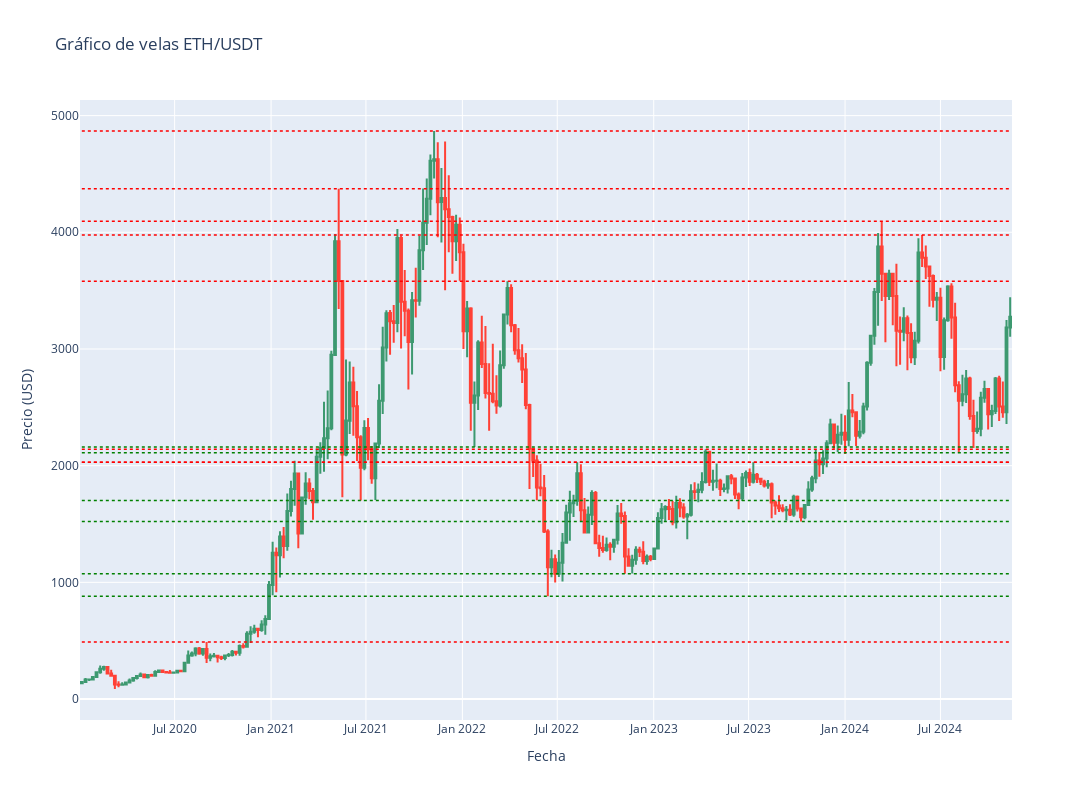

Notebook cell for this chart:
### Code cell
import plotly.graph_objects as go

# Crear una figura para el gráfico de velas
fig = go.Figure(data=[go.Candlestick(
    x=df['timestamp'],
    open=df['open'],
    high=df['high'],
    low=df['low'],
    close=df['close']
)])

# Agregar líneas horizontales para cada resistencia
for resistencia in df_resistencias['resistencia']:
    fig.add_shape(
        type="line",
        x0=df['timestamp'].min(), y0=resistencia,
        x1=df['timestamp'].max(), y1=resistencia,
        line=dict(color="red", width=1.5, dash="dot"),
        name="Resistencia"
    )

# Agregar líneas horizontales para cada soporte
for soporte in df_soportes['soporte']:
    fig.add_shape(
        type="line",
        x0=df['timestamp'].min(), y0=soporte,
        x1=df['timestamp'].max(), y1=soporte,
        line=dict(color="green", width=1.5, dash="dot"),
        name="Soporte"
    )

# Configurar el diseño del gráfico con un mayor tamaño y título actualizado para ETH
fig.update_layout(
    title="Gráfico de velas ETH/USDT",
    xaxis_title="Fecha",
    yaxis_title="Precio (USD)",
    xaxis_rangeslider_visible=False,  # Oculta el deslizador de rango
    width=1500,  # Ancho del gráfico
    height=800   # Altura del gráfico
)

# Mostrar el gráfico
fig.show()

### Figure 1 — Plotly figure (JSON) as saved in the notebook; plotly's stock layout.template omitted (floating-point values rounded to 4 significant figures; data arrays with more than 128 entries replaced by an {"elided": "..."} marker saying what was removed)
{"data": [{"close": {"elided": "254 float values"}, "high": {"elided": "254 float values"}, "low": {"elided": "254 float values"}, "open": {"elided": "254 float values"}, "type": "candlestick", "x": {"elided": "254 str values"}}], "layout": {"height": 800, "shapes": [{"line": {"color": "red", "dash": "dot", "width": 1.5}, "name": "Resistencia", "type": "line", "x0": "2020-01-06T00:00:00", "x1": "2024-11-11T00:00:00", "y0": 488.8, "y1": 488.8}, {"line": {"color": "red", "dash": "dot", "width": 1.5}, "name": "Resistencia", "type": "line", "x0": "2020-01-06T00:00:00", "x1": "2024-11-11T00:00:00", "y0": 4373.0, "y1": 4373.0}, {"line": {"color": "red", "dash": "dot", "width": 1.5}, "name": "Resistencia", "type": "line", "x0": "2020-01-06T00:00:00", "x1": "2024-11-11T00:00:00", "y0": 4868, "y1": 4868}, {"line": {"color": "red", "dash": "dot", "width": 1.5}, "name": "Resistencia", "type": "line", "x0": "2020-01-06T00:00:00", "x1": "2024-11-11T00:00:00", "y0": 3580.0, "y1": 3580.0}, {"line": {"color": "red", "dash": "dot", "width": 1.5}, "name": "Resistencia", "type": "line", "x0": "2020-01-06T00:00:00", "x1": "2024-11-11T00:00:00", "y0": 2030, "y1": 2030}, {"line": {"color": "red", "dash": "dot", "width": 1.5}, "name": "Resistencia", "type": "line", "x0": "2020-01-06T00:00:00", "x1": "2024-11-11T00:00:00", "y0": 2142.0, "y1": 2142.0}, {"line": {"color": "red", "dash": "dot", "width": 1.5}, "name": "Resistencia", "type": "line", "x0": "2020-01-06T00:00:00", "x1": "2024-11-11T00:00:00", "y0": 2029.0, "y1": 2029.0}, {"line": {"color": "red", "dash": "dot", "width": 1.5}, "name": "Resistencia", "type": "line", "x0": "2020-01-06T00:00:00", "x1": "2024-11-11T00:00:00", "y0": 4094.0, "y1": 4094.0}, {"line": {"color": "red", "dash": "dot", "width": 1.5}, "name": "Resistencia", "type": "line", "x0": "2020-01-06T00:00:00", "x1": "2024-11-11T00:00:00", "y0": 3977, "y1": 3977}, {"line": {"color": "green", "dash": "dot", "width": 1.5}, "name": "Soporte", "type": "line", "x0": "2020-01-06T00:00:00", "x1": "2024-11-11T00:00:00", "y0": 1700.0, "y1": 1700.0}, {"line": {"color": "green", "dash": "dot", "width": 1.5}, "name": "Soporte", "type": "line", "x0": "2020-01-06T00:00:00", "x1": "2024-11-11T00:00:00", "y0": 2159, "y1": 2159}, {"line": {"color": "green", "dash": "dot", "width": 1.5}, "name": "Soporte", "type": "line", "x0": "2020-01-06T00:00:00", "x1": "2024-11-11T00:00:00", "y0": 881.6, "y1": 881.6}, {"line": {"color": "green", "dash": "dot", "width": 1.5}, "name": "Soporte", "type": "line", "x0": "2020-01-06T00:00:00", "x1": "2024-11-11T00:00:00", "y0": 1074.0, "y1": 1074.0}, {"line": {"color": "green", "dash": "dot", "width": 1.5}, "name": "Soporte", "type": "line", "x0": "2020-01-06T00:00:00", "x1": "2024-11-11T00:00:00", "y0": 1521, "y1": 1521}, {"line": {"color": "green", "dash": "dot", "width": 1.5}, "name": "Soporte", "type": "line", "x0": "2020-01-06T00:00:00", "x1": "2024-11-11T00:00:00", "y0": 2111, "y1": 2111}], "title": {"text": "Gráfico de velas ETH/USDT"}, "width": 1500, "xaxis": {"rangeslider": {"visible": false}, "title": {"text": "Fecha"}}, "yaxis": {"title": {"text": "Precio (USD)"}}}}
